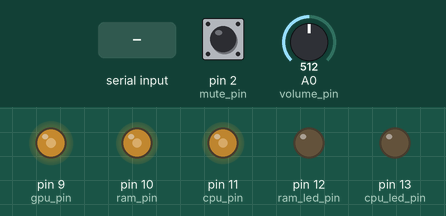
Bench run of a sketch on a simulated Arduino Uno, built with avr-gcc and run on an emulated ATmega328P. Parts: output pins drawn as LEDs (lit = HIGH). Inputs (shaded band) come from the test bench; at power-on: pin 2 (mute_pin) HIGH, A0 (volume_pin) = 512. What the sketch prints to the serial monitor is not drawn.

Above: at 0.1 s.
At 1.2 s:
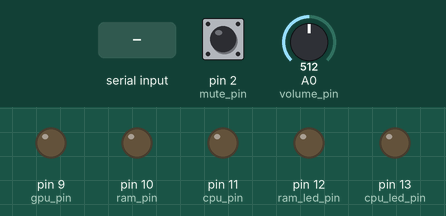
1.3 s: "c90\n" received over Serial
At 2.1 s:
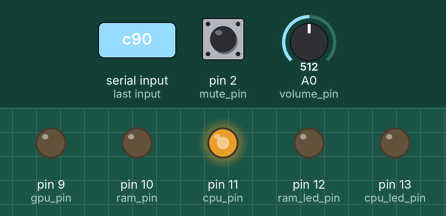
3.8 s: pin 2 (mute_pin) pulled LOW for 0.15 s
Timing chart, 0 to 6.8 s (numbered marks = the images above; inputs shaded):
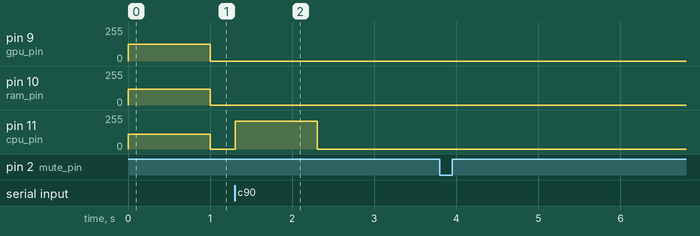

The sketch:

arduino_rom.ino
```cpp
#include <stdlib.h>

// constant locations of pins
const int audio_pin = 3;
const int mute_pin = 2;
const int cpu_pin = 11;
const int ram_pin = 10;
const int gpu_pin = 9;
const int cpu_led_pin = 13;
const int ram_led_pin = 12;
const int gpu_led_pin = 8;
const int motor_pin = 12;
const int volume_pin = A0;


// Variables will change:
int audio_state = 0;          // current state of the button
int last_audio_state = 0;     // previous state of the button
int mute_state = 0;           // current state of the button
int last_mute_state = 0;      // previous state of the button
int volume = 0;               // volume reading from the volume dial
double volume_percent_f;      //volume as a percentage
int volume_percent;
int last_volume_percent;      //previous volume percent
double cpu_percent;
double ram_percent;
double gpu_percent;
unsigned long lastUpdated = millis();
char s[4]; // a character array to store incoming serial commands.
char next; // the next place to insert into s
char type; // the type of command we have received from the PC. ex. 'c' to change cpu dial
char value[3]; // the value given by the command. ex. '57' to change cpu dial to 57%
unsigned char v_read = 0;
unsigned int v_sum = 0;

void setup() {
  // initialize the button pin as a input:
  pinMode(audio_pin, INPUT);
  pinMode(mute_pin, INPUT_PULLUP);
  // initialize the cpu as an output:
  pinMode(cpu_pin, OUTPUT);
  pinMode(cpu_led_pin, OUTPUT);
  pinMode(ram_pin, INPUT);
  pinMode(motor_pin, OUTPUT);
  // initialize serial communication:
  Serial.begin(9600);
  Serial.setTimeout(10);

  analogWrite(cpu_pin, 225/2);
  analogWrite(ram_pin, 236/2);
  analogWrite(gpu_pin, 255/2);
}


void loop() {

  // The audio switch is currently not implemented due to hardware limitations.

  ///////////////// AUDIO SWITCH /////////////////
  /*// read the pushbutton input pin:
  audio_state = digitalRead(audio_pin);

  // compare the buttonState to its previous state4
  if (audio_state != last_audio_state) {
    // if the state has changed, increment the counter
    ////////////////////////////////Serial.println("audiotoggle");
    delay(50);
  }
  // save the current state as the last state, for next time through the loop
  last_audio_state = audio_state;*/

  /////////////////// VOLUME DIAL //////////////////
  // read the volume
  volume = analogRead(volume_pin);
  v_sum += volume;
  v_read += 1;
  if (v_read == 10)
  {
      volume_percent_f = (double)v_sum / 10230;
      volume_percent = 100 * volume_percent_f;
      v_sum = 0;
      v_read = 0;

      if (abs(volume_percent - last_volume_percent) > 0)
      {
        Serial.print("v");
        Serial.println(volume_percent);
        last_volume_percent = volume_percent;
      }
  }

  /////////////////// MUTE BUTTON //////////////////
  // read the pushbutton input pin:
  mute_state = digitalRead(mute_pin);

  // compare the buttonState to its previous state4
  if (mute_state != last_mute_state) {
    // if the state has changed, we figure out what it changed to
    if (mute_state == LOW) Serial.println("mute");
    else Serial.println("unmute");
    // the switch state will not be stable initially, wait a bit
    delay(50);
  }
  // save the current state as the last state, for next time through the loop
  last_mute_state = mute_state;

  //We always read lines from serial
  if (Serial.available() > 0)
  {
    int i = Serial.read();
    if (i != 10) // 10 is the ASCII line feed character
    {
      s[next] = i;
      next++;
    }
    else // this is the end of the line, terminate the string s and create type and value
    {
      s[next] = '\0';
      next = 0;
      type = s[0];
      memcpy(value, &s[1], 3);
    }
  }

  ////////////////// PROCESSING COMMAND TYPES ///////////////////////

  if (type == 'c') // we will write value to the cpu pin
  {
    cpu_percent = atof(value);

    if (cpu_percent > 97)
    {
      cpu_percent = 97, digitalWrite(cpu_led_pin, HIGH);
    }
    else
    {
      digitalWrite(cpu_led_pin, LOW);
    }
    int cpu_write = int(cpu_percent / 100 * 230);
    analogWrite(cpu_pin, cpu_write);
    lastUpdated = millis();

    //we reset type so that we dont run this code again until we have a new type
    type = NULL;
  }

  if (type == 'r') // we will write value to the ram pin
  {
    ram_percent = atof(value);

    if (ram_percent > 90)
    {
      digitalWrite(ram_led_pin, HIGH);
    }
    int ram_write = int(ram_percent / 100 * 234);
    analogWrite(ram_pin, ram_write);

    //we reset type so that we dont run this code again until we have a new type
    type = NULL;
  }

  if (type == 'g') // we will write value to the gpu pin
  {
    gpu_percent = atof(value);

    if (gpu_percent > 90)
    {
      digitalWrite(gpu_led_pin, HIGH);
    }
    int gpu_write = int(gpu_percent / 100 * 218);
    analogWrite(gpu_pin, gpu_write);

    //we reset type so that we dont run this code again until we have a new type
    type = NULL;
  }

  // If the computer is no longer providing updates, we reset the dials.
  // This is necessary in the event the PC side script is terminated, or
  // the computer is powered off while still providing power to the Arduino.
  if (millis() - lastUpdated > 1000)
  {
    analogWrite(gpu_pin, 0);
    analogWrite(cpu_pin, 0);
    analogWrite(ram_pin, 0);
  }

  Serial.flush();
}
```

Measured:
- after the input at 1.3 s, pin 11 (cpu_pin): 0/255 → 207/255 at once, → 0/255 1.0 s later
- after the input at 3.8 s, every drawn part: stays the same
